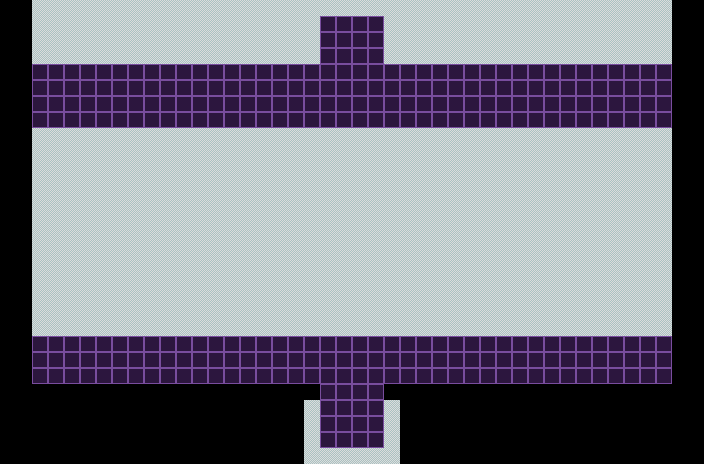

The image is a tile-based game level rendered from a .tmx file. Its description and source (layers, tilesets, objects; grid data summarised) follow:
An orthogonal 44x29 tile map with 16x16 px tiles, 9 tile layers (Background0, Background1, Background2, Background3, ...), 6 tilesets.

<map version="1.10" tiledversion="1.10.1" orientation="orthogonal" renderorder="right-down" width="44" height="29" tilewidth="16" tileheight="16" infinite="0" nextlayerid="309" nextobjectid="1">
 <tileset firstgid="1" source="Forest Tileset.tsx" />
 <tileset firstgid="4097" source="Prototype Tileset.tsx" />
 <tileset firstgid="4129" source="Forest Background1 Tileset.tsx" />
 <tileset firstgid="5049" source="Forest Background Tileset.tsx" />
 <tileset firstgid="9529" source="Forest Background2 Tileset.tsx" />
 <tileset firstgid="10449" source="Forest Background6 Tileset.tsx" />
 <layer id="250" name="Background0" width="44" height="29">
  <properties>
   <property name="unity:SortingLayer" value="Background" />
  </properties>
  <data>[1276 cells, 0 non-empty, 0 distinct tile ids]</data>
 </layer>
 <layer id="251" name="Background1" width="44" height="29">
  <properties>
   <property name="unity:SortingLayer" value="Background" />
  </properties>
  <data>[1276 cells, 0 non-empty, 0 distinct tile ids]</data>
 </layer>
 <layer id="252" name="Background2" width="44" height="29">
  <properties>
   <property name="unity:SortingLayer" value="Background" />
  </properties>
  <data>[1276 cells, 0 non-empty, 0 distinct tile ids]</data>
 </layer>
 <layer id="294" name="Background3" width="44" height="29">
  <properties>
   <property name="unity:SortingLayer" value="Background" />
  </properties>
  <data>[1276 cells, 0 non-empty, 0 distinct tile ids]</data>
 </layer>
 <layer id="258" name="Background4" width="44" height="29">
  <properties>
   <property name="unity:SortingLayer" value="Background" />
  </properties>
  <data>[1276 cells, 0 non-empty, 0 distinct tile ids]</data>
 </layer>
 <layer id="293" name="Background5" width="44" height="29">
  <properties>
   <property name="unity:SortingLayer" value="Background" />
  </properties>
  <data>[1276 cells, 0 non-empty, 0 distinct tile ids]</data>
 </layer>
 <layer id="304" name="Ground" width="44" height="29">
  <properties>
   <property name="unity:SortingLayer" value="Ground" />
  </properties>
  <data>[1276 cells, 0 non-empty, 0 distinct tile ids]</data>
 </layer>
 <layer id="273" name="Foreground" width="44" height="29">
  <properties>
   <property name="unity:SortingLayer" value="Foreground" />
  </properties>
  <data>[1276 cells, 0 non-empty, 0 distinct tile ids]</data>
 </layer>
 <layer id="1" name="Terrain" width="44" height="29">
  <data>[1276 cells, 988 non-empty, 2 distinct tile ids]</data>
 </layer>
</map>
